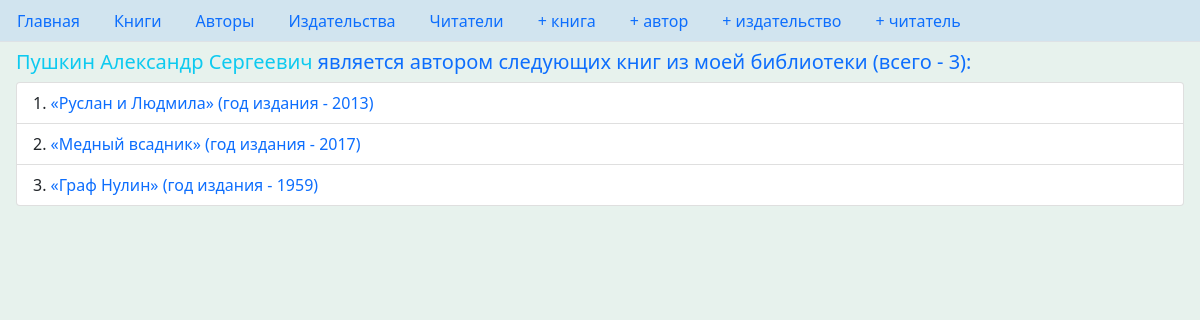
/author/2/, run on the app's committed database.
### p_library/models.py (models this page shows, shortened)
class Author(models.Model):
    class Meta:
        verbose_name = _("объект Автор")
        verbose_name_plural = _("Авторы")
    full_name = models.TextField(
        verbose_name=_("Имя автора"),
        default=_("Неизвестен"),
    )
    birth_year = models.PositiveSmallIntegerField(
        verbose_name=_("Год рождения"),
        blank=True,
        null=True,
    )
    country = models.CharField(
        verbose_name=_("Страна"),
        max_length=2,
        blank=True,
        null=True,
    )

class Book(models.Model):
    class Meta:
        verbose_name = _("объект Книга")
        verbose_name_plural = _("Книги")
    ISBN = models.CharField(
        max_length=13,
        verbose_name=_("Международный стандартный "
                       "книжный номер"),
    )
    title = models.TextField(
        verbose_name=_("Название"),
    )
    description = models.TextField(
        verbose_name=_("Аннотация"),
        blank=True,
    )
    year_release = models.PositiveSmallIntegerField(
        verbose_name=_("Год выхода в свет"),
        blank=True,
    )
    copy_count = models.PositiveSmallIntegerField(
        verbose_name=_("Число копий"),
        default=1,
    )
    price = models.DecimalField(
        max_digits=12,
        decimal_places=2,
        verbose_name=_("Цена"),
    )
    author = models.ForeignKey(
        "p_library.Author",
        verbose_name=_("Автор"),
        on_delete=models.CASCADE,
        null=True,
        blank=True,
        related_name="book_author",
    )
    publisher = models.ForeignKey(
        "p_library.Publisher",
        verbose_name=_("Издательство"),
        on_delete=models.CASCADE,
        null=True,
        blank=True,
        related_name="books",
    )
    year_publishing = models.PositiveIntegerField(
        verbose_name=_("Год издания"),
        blank=True,
    )
    readers = models.ManyToManyField(
        "p_library.Reader",
        through='BookReader',
        symmetrical=False,
        verbose_name=_("Сейчас читают"),
        related_name="reading_books",
        blank=True,
    )
    def get_absolute_url(self):
        return reverse_lazy('p_library:view_book', kwargs={'pk': self.pk})

### p_library/views.py (the view)
# urls.py: path('author/<int:pk>/', views.AuthorDetail.as_view(), name='view_author', ),
class AuthorDetail(DetailView):
    model = Author
    def get_context_data(self, **kwargs):
        context = super().get_context_data(**kwargs)
        context['books'] = Book.objects.filter(author=context['author'])
        return context

### p_library/templates/p_library/author_detail.html (shortened to what this page needs)
{% extends 'base.html' %}
{% block main %}
<h5 class="mx-3"><a class="text-decoration-none link-info" href="edit/">{{ object.full_name }}</a> является автором следующих книг из моей библиотеки (всего - {{ books|length }}):</h5>
<ul class="mx-3 list-group list-group-numbered">
{% for book in books %}
    <li class="list-group-item">
        <a class="text-decoration-none" href="{{ book.get_absolute_url }}">&#171;{{ book.title }}&#187; (год издания - {{ book.year_publishing }})</a>
    </li>
{% endfor %}
</ul>
{% endblock %}

### data on the page
Author: full_name "Пушкин Александр Сергеевич"
Book: title "Руслан и Людмила", year_publishing "2013"
Book: title "Медный всадник", year_publishing "2017"
Book: title "Граф Нулин", year_publishing "1959"

### other printed values
{{ books|length }} "3"
